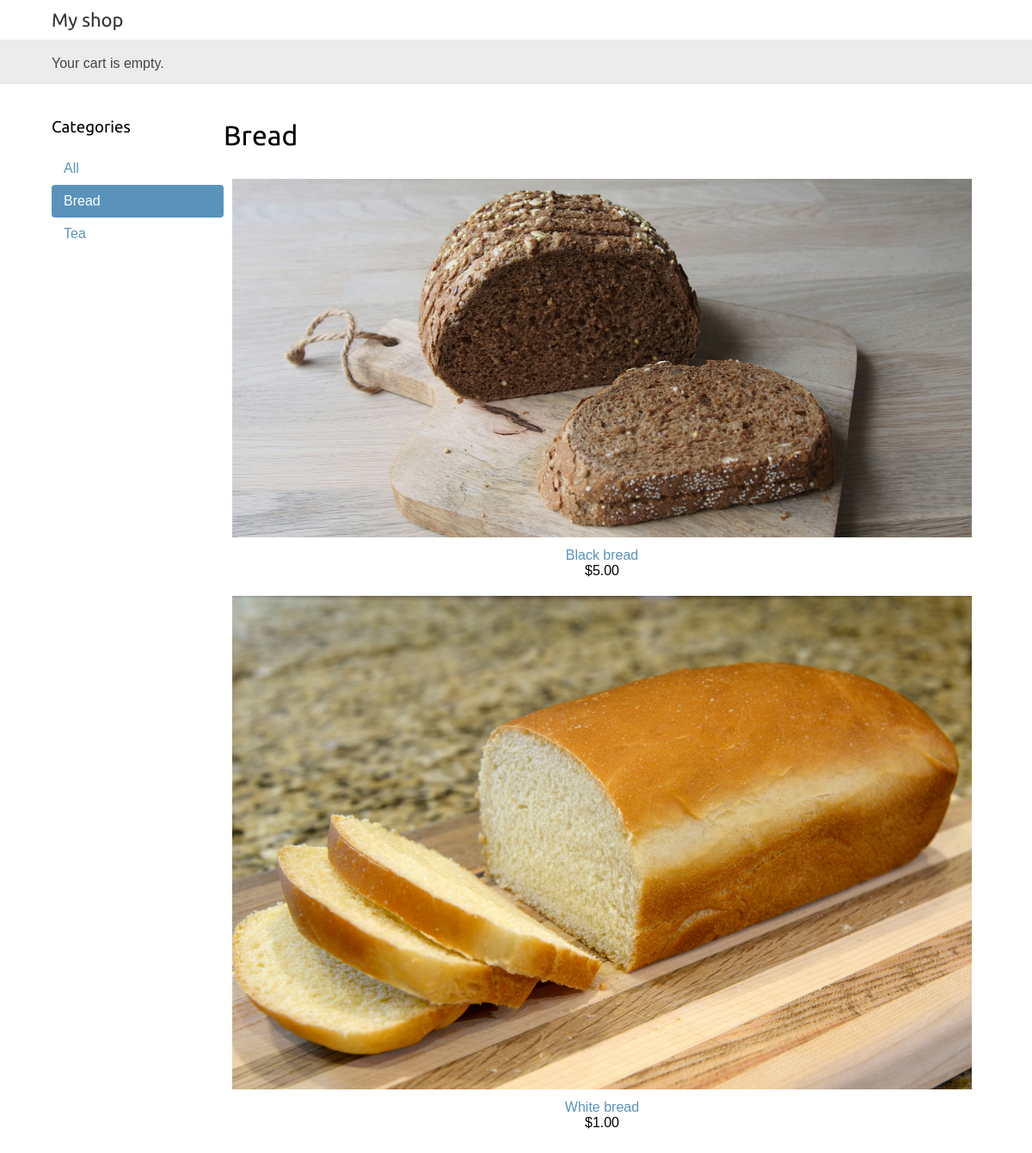
The page /bread/ on the database its author committed.
### shop/models.py (models this page shows, shortened)
class Category(models.Model):
    name = models.CharField(max_length=200)
    slug= models.SlugField(max_length=200,
                           unique=True)
    class Meta:
        ordering = ['name']
        indexes=[
            models.Index(fields=['name']),
        ]
        verbose_name='category'
        verbose_name_plural = 'categories'
    def get_absolute_url(self):
        return reverse('shop:product_list_by_category',
                   args=[self.slug])

class Product(models.Model):
    category = models.ForeignKey(Category,
                                 related_name='products',
                                 on_delete=models.CASCADE)
    name = models.CharField(max_length=200)
    slug = models.SlugField(max_length=200)
    image= models.ImageField(upload_to='products/%Y/%m/%d',
                             blank=True)
    description = models.TextField(blank=True)
    price = models.DecimalField(max_digits=10,
                                decimal_places=2)
    available = models.BooleanField(default=True)
    created = models.DateTimeField(auto_now_add=True)
    updated = models.DateTimeField(auto_now=True)
    class Meta:
        ordering = ['name']
        indexes=[
            models.Index(fields=['id','slug']),
            models.Index(fields=['name']),
            models.Index(fields=['-created']),
        ]
    def get_absolute_url(self):
        return reverse('shop:product_detail',
                       args=[self.id, self.slug])

### shop/views.py (the view)
# urls.py: path('', views.product_list, name='product_list'),
def product_list(request, category_slug=None):
    category = None
    categories = Category.objects.all()
    products = Product.objects.filter(available=True)
    if category_slug:
        category = get_object_or_404(Category,
        slug=category_slug)
        products = products.filter(category=category)
    return render(request,
    'shop/product/list.html',
    {'category': category,
    'categories': categories,
    'products': products})

### cart/cart.py (called while the page is built)
    def __len__(self):
        return sum(item['quantity'] for item in self.cart.values())

### cart/context_processors.py (called while the page is built)
def cart(request):
    return {'cart': Cart(request)}

### shop/templates/shop/product/list.html (shortened to what this page needs)
{% extends "shop/base.html" %}
{% load static %}
{% block content %}
    <div id="sidebar">
        <h3>Categories</h3>
      <ul>
        <li {% if not category %}class="selected"{% endif %}>
          <a href="{% url 'shop:product_list' %}">All</a>
        </li>
        {% for c in categories %}
          <li {% if category.slug == c.slug %}class="selected"{% endif %}>
            <a href="{{ c.get_absolute_url }}">{{ c.name }}</a>
          </li>
        {% endfor %}
      </ul>
    </div>
<div id="main" class="product-list">
    <h1>{% if category %}{{ category.name }}{% else %}Products
    {% endif %}</h1>
    {% for product in products %}
        <div class="item">
            <a href="{{ product.get_absolute_url }}">
            <img src="{% if product.image %}{{ product.image.url }}{% else %}{% static
            "img/no_image.png" %}{% endif %}">
            </a>
            <a href="{{ product.get_absolute_url }}">{{ product.name }}</a>
            <br>
            ${{ product.price }}
        </div>
    {% endfor %}
</div>
{% endblock %}

### shop/static/css/base.css (style rules this page uses)
body { margin:0; padding:0; font-family:helvetica, sans-serif; overflow-x: hidden; }
h1, h2, h3, h4, h5 , h6 { font-family: 'Ubuntu', sans-serif; font-weight:normal; }
a { text-decoration:none; color:#5993bb; }
#sidebar { width:200px; flex-shrink: 0; }
#sidebar ul { margin:0; padding:0; }
#sidebar ul li { margin:0; list-style:none; padding:10px 14px; }
#sidebar ul li a { display:block; }
#sidebar ul li.selected { background:#5993bb; border-radius:4px; }
#sidebar ul li.selected a { color:#fff; }
#main { flex: 1; min-width: 300px; overflow: hidden; }
.product-list .item { flex: 1 1 200px; max-width: 100%; padding: 10px; text-align: center; box-sizing: border-box; }
.product-list .item img { width:100%; margin-bottom:8px; }

### rows shown on the page
Category: name "Bread"
Category: name "Tea"
Product: image (picture), name "Black bread", price "5.00"
Product: image (picture), name "White bread", price "1.00"
